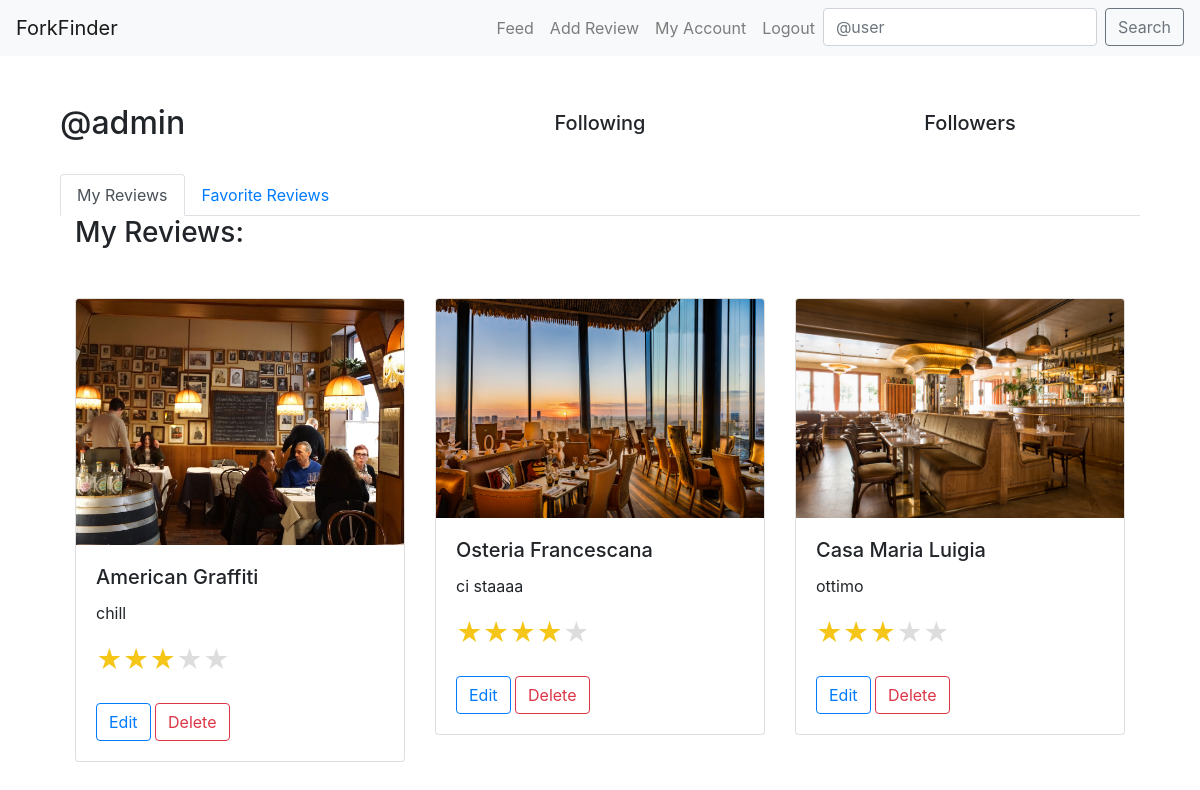
Screenshot of /my_account/ (signed in) with the database file from the repository.
### core/models.py (models this page shows, shortened)
class Review(models.Model):
    user = models.ForeignKey(User, related_name="reviews", on_delete=models.CASCADE)
    restaurant = models.ForeignKey(Restaurant, on_delete=models.CASCADE)
    body = models.CharField(max_length=255)
    rating = models.PositiveSmallIntegerField()
    taste_rating = models.PositiveSmallIntegerField(blank=True, null=True)
    presentation_rating = models.PositiveSmallIntegerField(blank=True, null=True)
    service_rating = models.PositiveSmallIntegerField(blank=True, null=True)
    photo = models.ImageField(upload_to='media/review_photos/')
    is_featured = models.BooleanField(default=False)
    created_at = models.DateTimeField(auto_now_add=True)

class Restaurant(models.Model):
    place_id = models.CharField(max_length=255, unique=True)
    name = models.CharField(max_length=60)
    address = models.CharField(max_length=120,blank=True,null=True)
    longitude = models.CharField(max_length=255)
    latitude = models.CharField(max_length=255)

### core/views.py (the view)
# urls.py: path("my_account/", my_account_view, name="my_account"),
def my_account_view(request):
    return render(request, "my_account.html")

### core/models.py (called while the page is built)
    def is_culinary_critic(self):
        return self.user_type == 'critic'

### templates/my_account.html (shortened to what this page needs)
{% extends "base.html" %}
{% block content %}
<div class="container">
    <div class="row align-items-center mb-4">
        <div class="col-md-4">
            <h2>@{{ request.user.username }}
            </h2>
        </div>
        <div class="col-md-4 text-center">
            <h5>{{ profile.follows.count }} Following</h5>
        </div>
        <div class="col-md-4 text-center">
            <h5>{{ profile.followed_by.count }} Followers</h5>
        </div>
    </div>
    <ul class="nav nav-tabs" id="myTab" role="tablist">
        <li class="nav-item">
            <a class="nav-link active" id="my-reviews-tab" data-toggle="tab" href="#my-reviews" role="tab" aria-controls="my-reviews" aria-selected="true">My Reviews</a>
        </li>
        <li class="nav-item">
            <a class="nav-link" id="favorite-reviews-tab" data-toggle="tab" href="#favorite-reviews" role="tab" aria-controls="favorite-reviews" aria-selected="false">Favorite Reviews</a>
        </li>
    </ul>
    <div class="tab-content" id="myTabContent" >
        <div class="tab-pane fade show active" id="my-reviews" role="tabpanel" aria-labelledby="my-reviews-tab">
            <div class="container">
                <h3 class="mb-4">My Reviews:</h3>
                <br>
                <div class="row">
                    {% for review in request.user.reviews.all %}
                    <div class="col-md-4 mb-3">
                        <div class="card">
                            <img src="{{ review.photo.url }}" class="card-img-top" alt="Restaurant Photo">
                            <div class="card-body">
                                <h5 class="card-title">{{ review.restaurant.name }}</h5>
                                <p class="card-text">{{ review.body }}</p>
                                <p class="card-text">
                                    <small class="text-muted">
                                        <span class="star-rating">
                                            {% for i in "54321" %}
                                                <label style="color: {% if i|add:0 <= review.rating %}#f5c518{% else %}#ddd{% endif %};">&#9733;</label>
                                            {% endfor %}
                                        </span>
                                    </small>
                                </p>
                                <a href="{% url 'edit_review' review.pk %}" class="btn btn-outline-primary">Edit</a>
                                <button type="button" class="btn btn-outline-danger" data-toggle="modal" data-target="#deleteModal{{ review.pk }}">
                                    Delete
                                </button>
                            </div>
                        </div>
                    </div>
                    {% endfor %}
                </div>
            </div>
        </div>
    </div>
</div>
{% endblock %}

### templates/base.html (style rules this page uses)
.star-rating { display: flex; flex-direction: row-reverse; justify-content: flex-end; }
.star-rating label { font-size: 2em; color: #ddd; cursor: pointer; }

### rows the page displays
Review: photo (picture), restaurant.name "American Graffiti", body "chill"
Review: photo (picture), restaurant.name "Osteria Francescana", body "ci staaaa"
Review: photo (picture), restaurant.name "Casa Maria Luigia", body "ottimo"

### other values shown
{{ request.user.username }} "admin"
